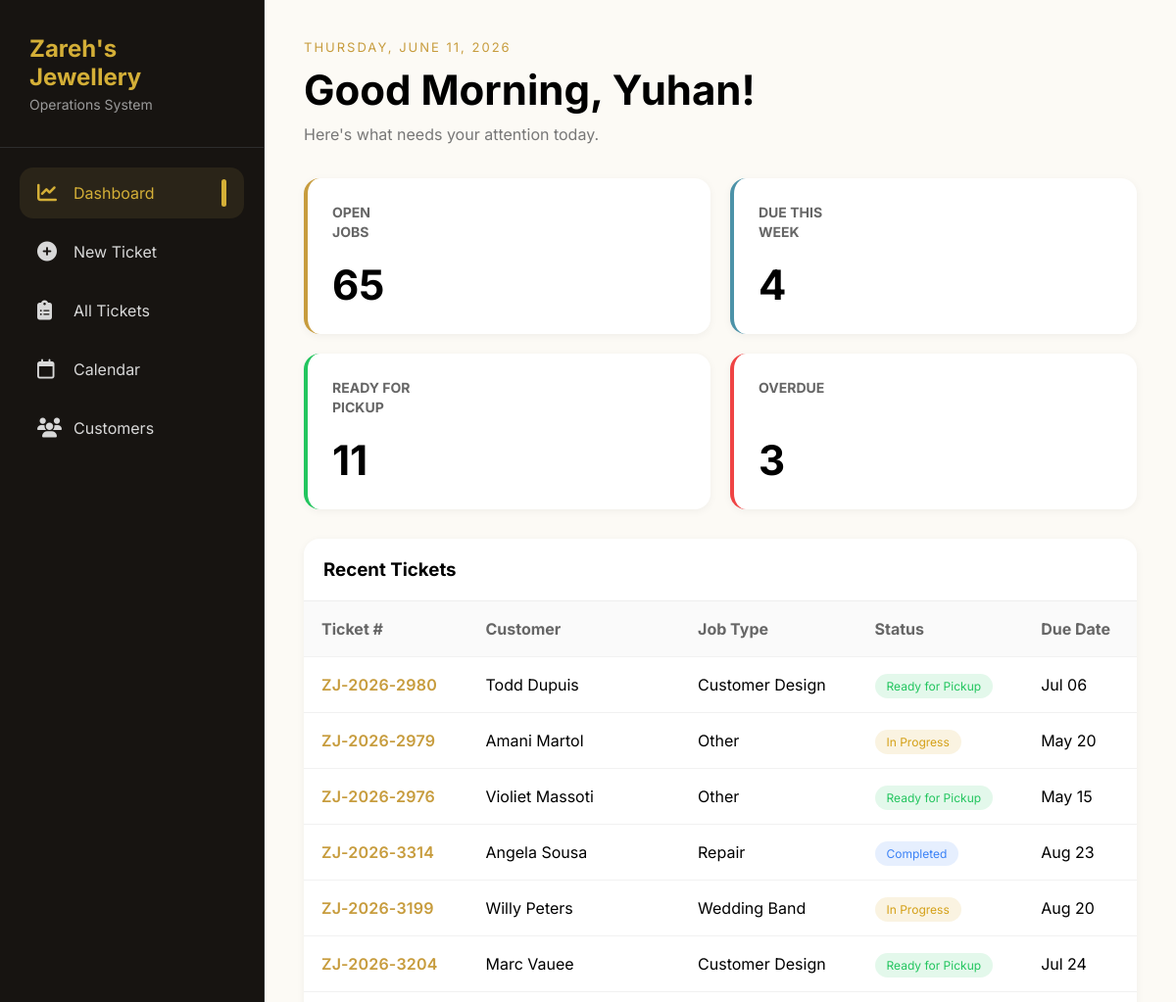
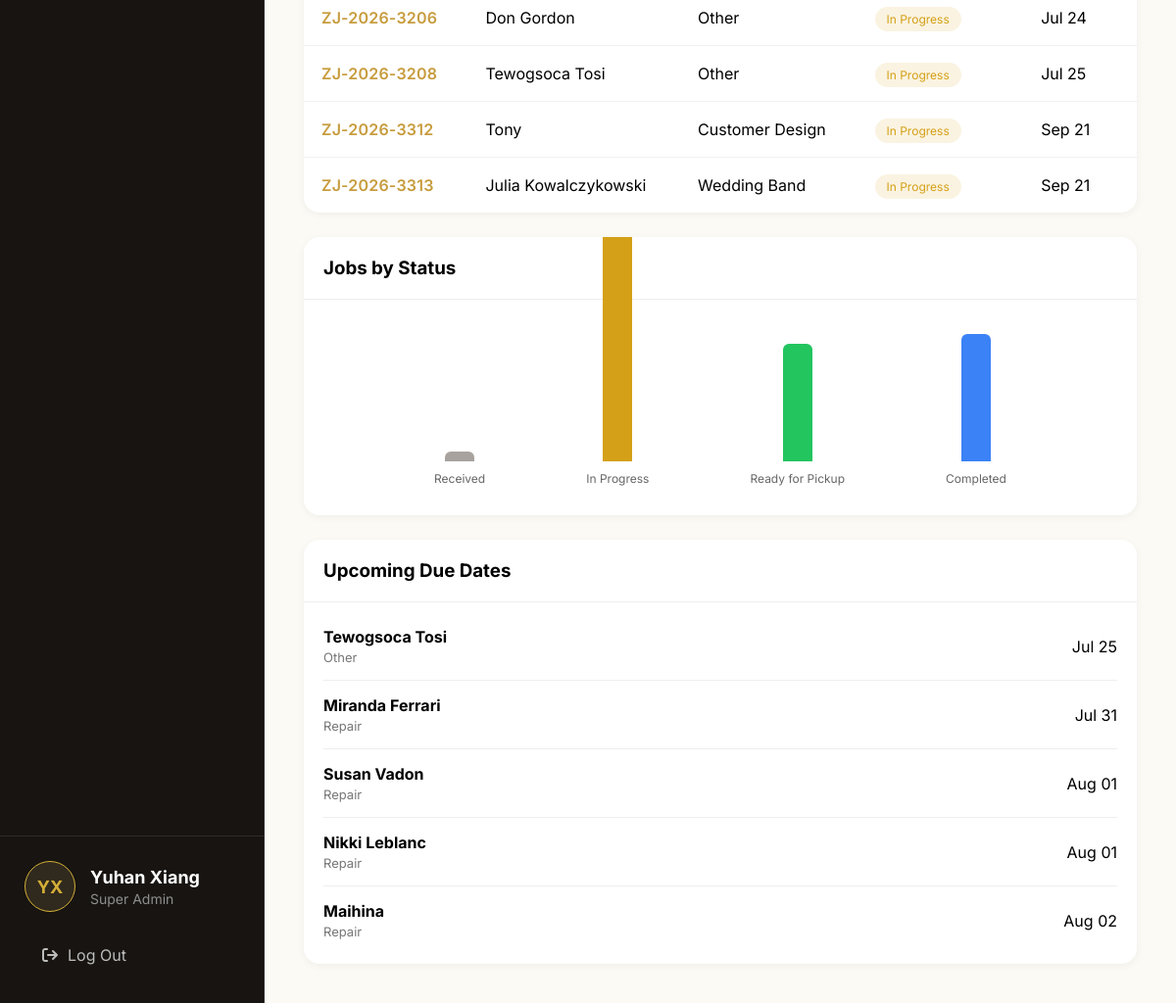
Page / (signed in) on the earlier database version (2 pictures, top to bottom).
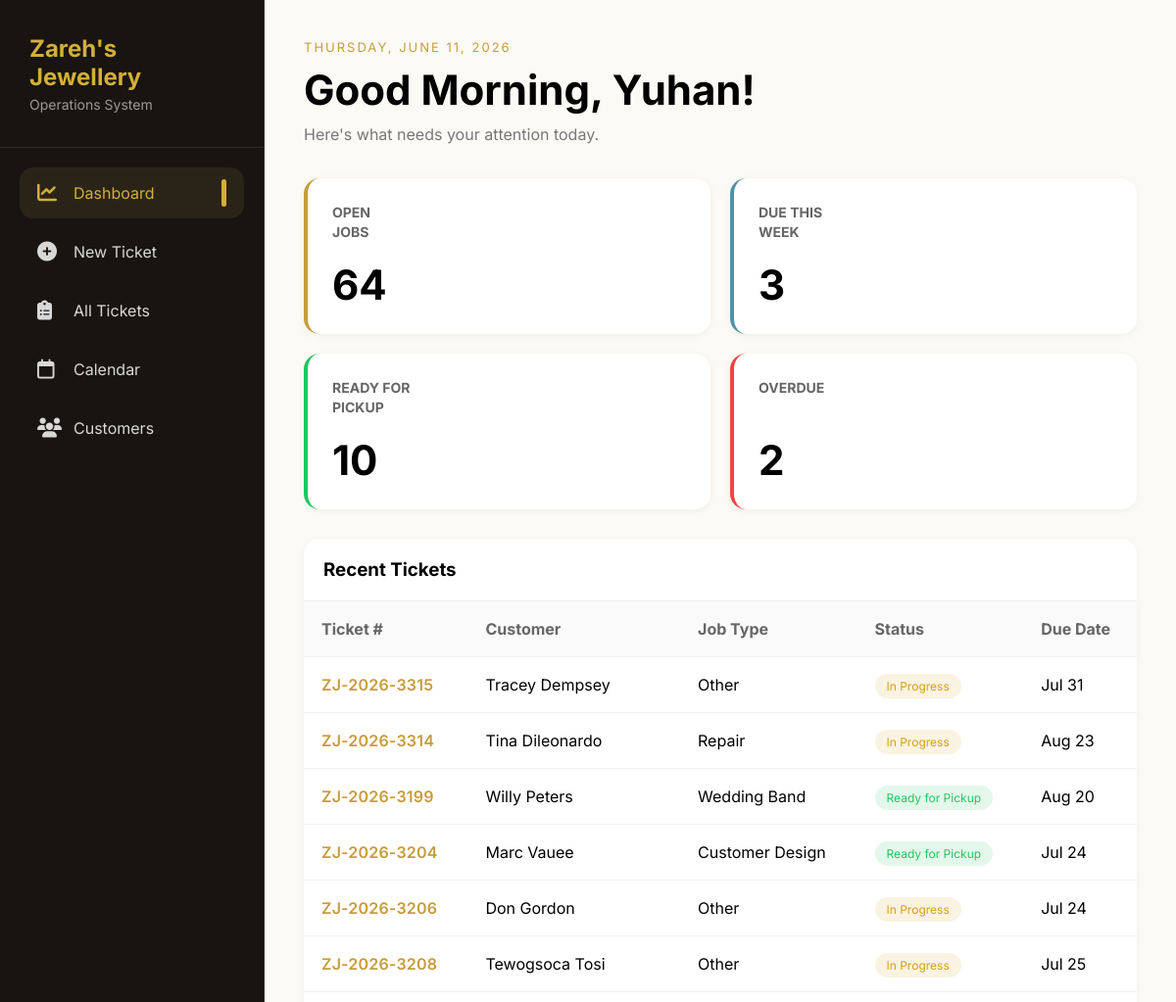
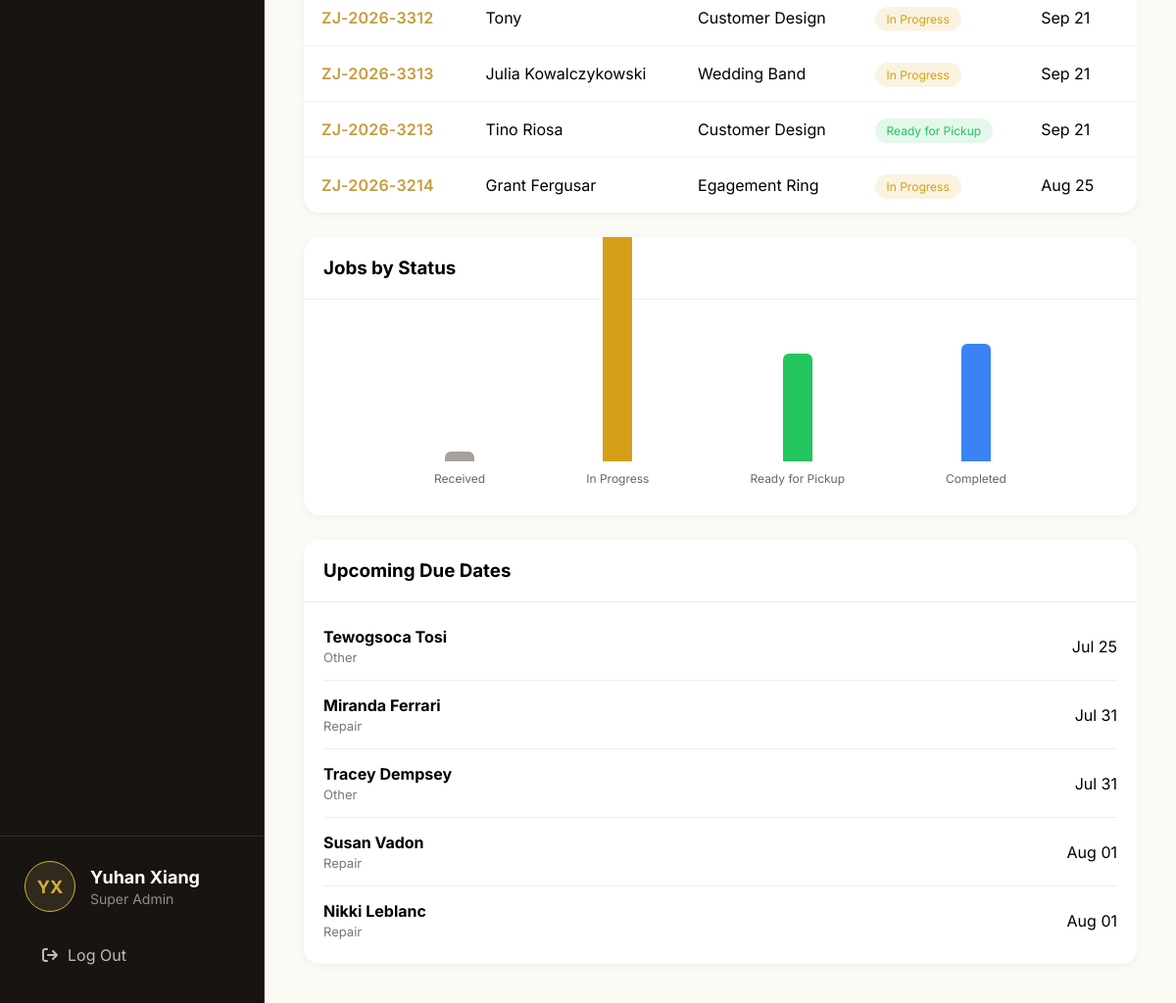
Same page on the later database version (2 pictures, top to bottom).
### core/models.py (models this page shows, shortened)
class Ticket(models.Model):
    ticket_number = models.CharField(
        max_length=20,
        unique=True
    )
    customer = models.ForeignKey(
        Customer,
        on_delete=models.CASCADE,
        related_name="tickets"
    )
    job_type = models.ForeignKey(
        JobType,
        on_delete=models.PROTECT
    )
    status = models.ForeignKey(
        Status,
        on_delete=models.PROTECT
    )
    description = models.TextField()
    created_date = models.DateTimeField(auto_now_add=True)
    due_date = models.DateField()
    price = models.DecimalField(
        max_digits=10,
        decimal_places=2,
        blank=True,
        null=True
    )
    completed_date = models.DateField(
        blank=True,
        null=True
    )

class Customer(models.Model):
    name = models.CharField(max_length=100)
    phone = models.CharField(max_length=20, unique=True)
    email = models.EmailField(blank=True, null=True)
    note = models.TextField(blank=True)
    created_date = models.DateTimeField(auto_now_add=True)
    class Meta:
        ordering = ["name"]

class JobType(models.Model):
    type = models.CharField(max_length=100, unique=True)
    duration = models.PositiveIntegerField(default=7)

class Status(models.Model):
    status = models.CharField(max_length=50, unique=True)
    color = models.CharField(max_length=20, default="#c79c3d")

### core/views.py (the view)
# urls.py: path('', views.dashboard, name='dashboard'),
@login_required
def dashboard(request):
    today = timezone.now().date()
    start_of_week = today - timedelta(days=today.weekday())
    end_of_week = start_of_week + timedelta(days=6)
    three_months_ago = today - timedelta(days=90)
    recent_tickets = Ticket.objects.filter(
        created_date__gte=three_months_ago
    ).order_by('-created_date')[:10]
    open_jobs = Ticket.objects.exclude(
        status__status="Completed"
    ).count()
    due_this_week = Ticket.objects.filter(
        due_date__lte=end_of_week
    ).exclude(
        status__status__in=[
            "Completed",
            "Ready for Pickup"
        ]
    ).count()
    ready_for_pickup = Ticket.objects.filter(
        status__status="Ready for Pickup"
    ).count()
    overdue = Ticket.objects.filter(
        due_date__lt=today
    ).exclude(
        status__status__in=[
            "Completed",
            "Ready for Pickup"
        ]
    ).count()
    status_summary = []
    for status in Status.objects.all():
        count = Ticket.objects.filter(status=status).count()
        status_summary.append({
            "name": status.status,
            "count": count,
            "color": status.color
        })
    upcoming_due_dates = Ticket.objects.filter(
        due_date__gte=today
    ).exclude(
        status__status="Completed"
    ).order_by('due_date')[:5]
    context = {
        "recent_tickets": recent_tickets,
        "open_jobs": open_jobs,
        "due_this_week": due_this_week,
        "ready_for_pickup": ready_for_pickup,
        "overdue": overdue,
        "status_summary": status_summary,
        "upcoming_due_dates": upcoming_due_dates,
    }
    return render(request, "core/dashboard.html", context)

### core/templates/core/dashboard.html (shortened to what this page needs)
{% extends 'core/base.html' %}
{% block content %}
<div class="dashboard">
    <div class="dashboard-header">
        <p class="date">THURSDAY, JUNE 11, 2026</p>
        <h1>Good Morning, {{ user.first_name }}!</h1>
        <p class="subtitle">Here's what needs your attention today.</p>
    </div>
    <div class="stats-grid">
    <div
    class="stat-card jobs clickable-card"
    onclick="window.location='{% url 'all_tickets' %}?open=1'"
>
    <div class="stat-top">
        <h4>OPEN<br>JOBS</h4>
    </div>
    <h2>{{ open_jobs }}</h2>
</div>
        <div
    class="stat-card due clickable-card"
    onclick="window.location='{% url 'all_tickets' %}?due=thisweek'"
>
    <div class="stat-top">
        <h4>DUE THIS<br>WEEK</h4>
    </div>
    <h2>{{ due_this_week }}</h2>
</div>
        <div
    class="stat-card pickup clickable-card"
    onclick="window.location='{% url 'all_tickets' %}?pickup=1'"
>
    <div class="stat-top">
        <h4>READY FOR<br>PICKUP</h4>
    </div>
    <h2>{{ ready_for_pickup }}</h2>
</div>
        <div
    class="stat-card overdue clickable-card"
    onclick="window.location='{% url 'all_tickets' %}?overdue=1'"
>
    <div class="stat-top">
        <h4>OVERDUE</h4>
    </div>
    <h2>{{ overdue }}</h2>
</div>
    </div>
    <div class="dashboard-grid">
        <div class="panel">
            <div class="panel-header">
                <h3>Recent Tickets</h3>
            </div>
            <table class="ticket-table">
                <thead>
                    <tr>
                        <th>Ticket #</th>
                        <th>Customer</th>
                        <th>Job Type</th>
                        <th>Status</th>
                        <th>Due Date</th>
                    </tr>
                </thead>
                <tbody>
{% for ticket in recent_tickets %}
<tr
    class="clickable-row"
    onclick="window.location='{% url 'ticket_detail' ticket.id %}'"
>
    <td class="ticket-number">
    {{ ticket.ticket_number }}
</td>
    <td>{{ ticket.customer.name }}</td>
    <td>{{ ticket.job_type.type }}</td>
    <td>
        <span
            class="status"
            style="
                background-color:{{ ticket.status.color }}20;
                color:{{ ticket.status.color }};
            "
        >
            {{ ticket.status.status }}
        </span>
    </td>
    <td>{{ ticket.due_date|date:"M d" }}</td>
</tr>
{% empty %}
<tr>
    <td colspan="5">
        No tickets found
    </td>
</tr>
{% endfor %}
</tbody>
            </table>
        </div>
        <div class="right-column">
            <div class="panel">
                <div class="panel-header">
                    <h3>Jobs by Status</h3>
                </div>
                <div class="chart-container">
    {% for item in status_summary %}
    <div class="bar-item">
        <div
            class="bar"
            style="
                height:{{ item.count|add:'1' }}0px;
                background:{{ item.color }};
            "
        ></div>
        <span>{{ item.name }}</span>
    </div>
    {% endfor %}
</div>
            </div>
            <div class="panel">
                <div class="panel-header">
                    <h3>Upcoming Due Dates</h3>
                </div>
                <div class="due-list">
{% for ticket in upcoming_due_dates %}
<div
    class="due-item clickable-card"
    onclick="window.location='{% url 'ticket_detail' ticket.id %}'"
>
    <div>
        <strong>
            {{ ticket.customer.name }}
        </strong>
        <p>
            {{ ticket.job_type.type }}
        </p>
    </div>
    <span>
        {{ ticket.due_date|date:"M d" }}
    </span>
</div>
{% empty %}
<div class="due-item">
    No upcoming jobs
</div>
{% endfor %}
</div>
            </div>
        </div>
    </div>
</div>
{% endblock %}

Differences in the rows shown:
removed Ticket: ticket_number "ZJ-2026-2980", customer.name "Todd Dupuis", job_type.type "Customer Design", status.status "Ready for Pickup", due_date "Jul 06", shown under "Recent Tickets"
removed Ticket: ticket_number "ZJ-2026-2979", customer.name "Amani Martol", job_type.type "Other", status.status "In Progress", due_date "May 20", shown under "Recent Tickets"
no longer on this page (row unchanged): Ticket: customer.name "Maihina", job_type.type "Repair", due_date "Aug 02", shown under "Upcoming Due Dates"
now on one of the page's lists (row edited): Ticket: customer.name "Tracey Dempsey", job_type.type "Other", due_date "Jul 31"
changed Ticket: ticket_number "ZJ-2026-2976" → "ZJ-2026-3315"; customer.name "Violiet Massoti" → "Tracey Dempsey"; status_id 3 → 2 (drawn); status.status "Ready for Pickup" → "In Progress"; due_date "May 15" → "Jul 31"
changed Ticket "Aug 23": customer.name "Angela Sousa" → "Tina Dileonardo"; status_id 4 → 2 (drawn); status.status "Completed" → "In Progress"
changed Ticket "ZJ-2026-3199": status_id 2 → 3 (drawn); status.status "In Progress" → "Ready for Pickup"
now on this page (row unchanged): Ticket: ticket_number "ZJ-2026-3213", customer.name "Tino Riosa", job_type.type "Customer Design", status.status "Ready for Pickup", due_date "Sep 21", shown under "Recent Tickets"
now on this page (row unchanged): Ticket: ticket_number "ZJ-2026-3214", customer.name "Grant Fergusar", job_type.type "Egagement Ring", status.status "In Progress", due_date "Aug 25", shown under "Recent Tickets"
Other differences:
{{ open_jobs }}: "65" → "64"
{{ due_this_week }}: "4" → "3"
{{ ready_for_pickup }}: "11" → "10"
{{ overdue }}: "3" → "2"
{{ item.count|add:'1' }}: 12 → 11 (drawn)
{{ item.count|add:'1' }}: 13 → 12 (drawn)
